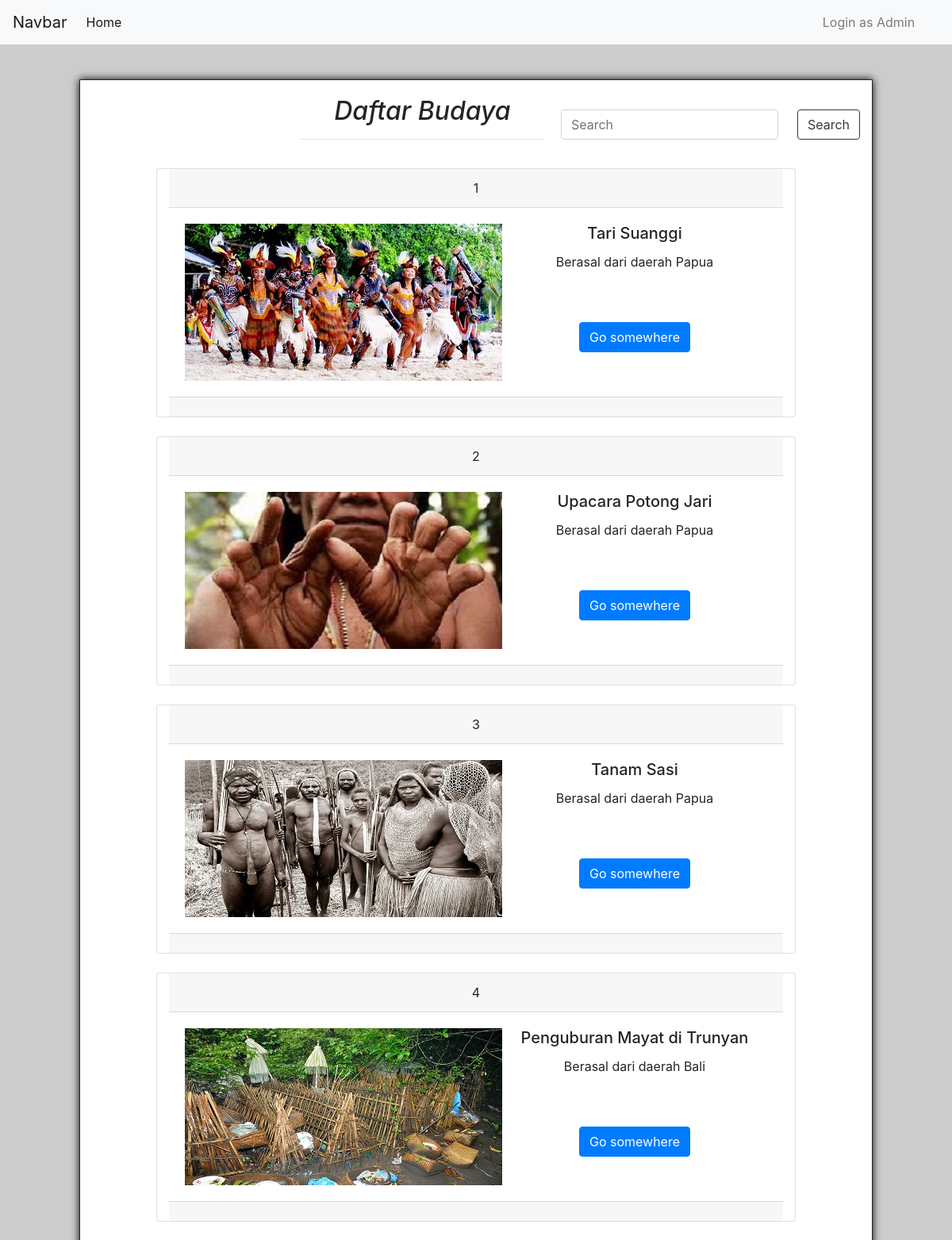
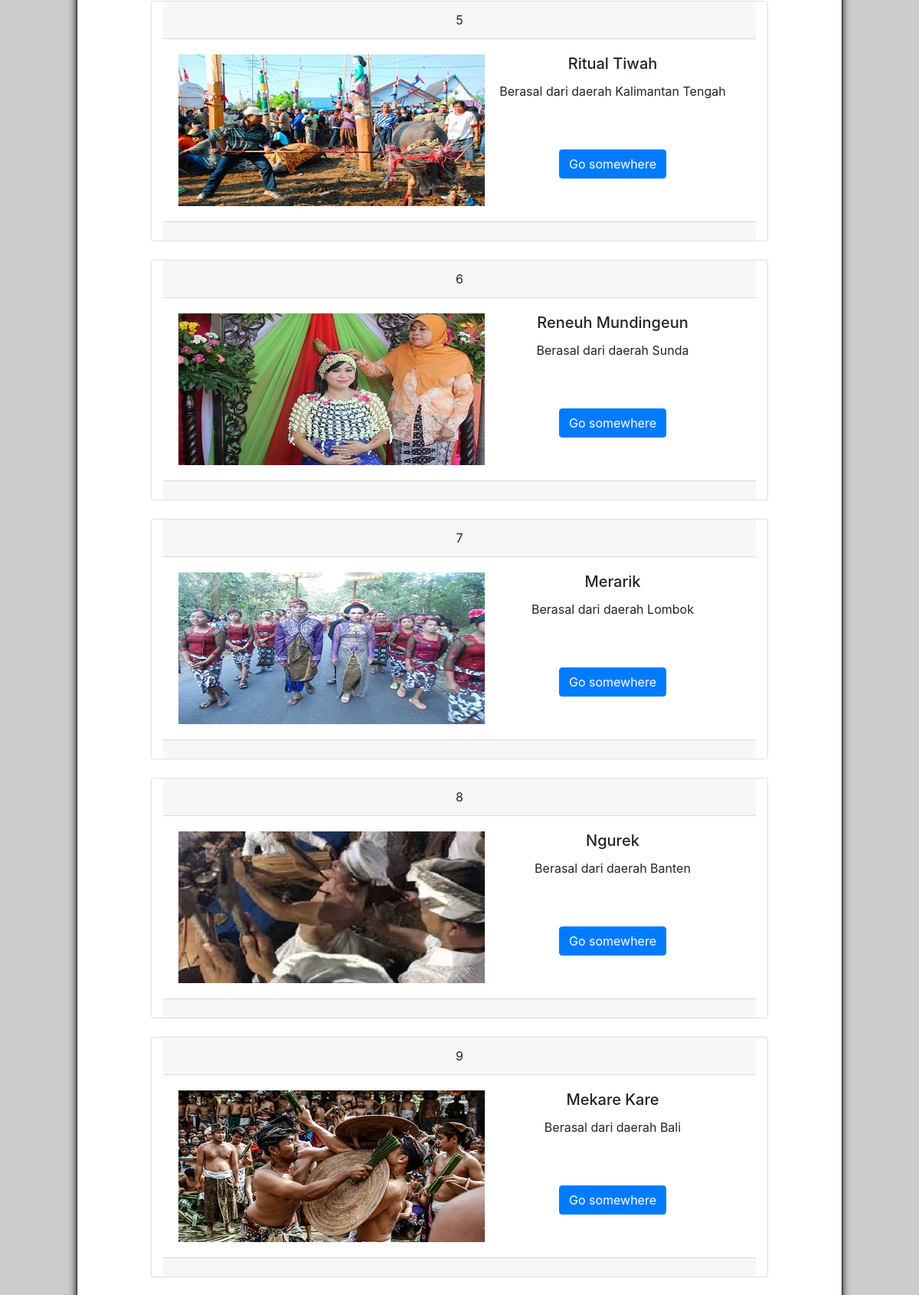
The page / (upper part) on the database its author committed (2 pictures, top to bottom).
### tables this page shows
CREATE TABLE `budaya_indonesia` (
  `Id` int(11) NOT NULL,
  `Nama` varchar(32) NOT NULL,
  `Berasal` varchar(32) NOT NULL,
  `Tujuan` varchar(32) NOT NULL,
  `Deskripsi` varchar(1024) NOT NULL,
  `Gambar` varchar(32) NOT NULL
);

### helper/functions.php (called while the page is built, shortened)
<?php
function koneksi()
{
	$scann = mysqli_connect("localhost","root","") or die("koneksi Ke DB gagal!");
    mysqli_select_db($scann,"pw_173040121") or die("Database Salah");
return $scann;
}
function query($sql)
{
	$scann = koneksi();
	$results = mysqli_query($scann,"$sql");
	$rows = [];
	while ($row = mysqli_fetch_assoc($results)) {
		$rows[]= $row;
	};
	return $rows;
}
 ?>

### index.php (the view, shortened to what this page needs)
<?php
    require 'helper/functions.php';
    $budaya_indonesia = query("SELECT * FROM budaya_indonesia");
    if(isset($_GET["cari"])){
	$keyword = $_GET["keyword"];
	$query="SELECT * FROM budaya_indonesia WHERE Nama LIKE '%$keyword%'
	OR Berasal LIKE'%$keyword%'
  OR Tujuan LIKE '%$keyword%'
  OR Deskripsi LIKE '%$keyword%'";
	$budaya_indonesia = query($query);
}else {
	$query="SELECT * FROM budaya_indonesia";
	$budaya_indonesia = query($query);
}
   ?>
<!DOCTYPE html>
<html>
<head>
	<link rel="stylesheet" type="text/css" href="assets/css/bootstrap.min.css">
</head>
<body>
<nav class="navbar navbar-expand-lg navbar-light bg-light fixed-top" >
  <a class="navbar-brand" href="#">Navbar</a>
  <div class="collapse navbar-collapse" id="navbarSupportedContent">
    <ul class="navbar-nav mr-auto">
      <li class="nav-item active">
        <a class="nav-link" href="index.php">Home <span class="sr-only">(current)</span></a>
      </li>
      <li class="nav-item">
        <a class="nav-link" href="#"></a>
      </li>
      <li class="nav-item">
        <a class="nav-link disabled" href="#"></a>
      </li>
    </ul>
    <ul class="navbar-nav mr-auto offset-lg-9" style="float: right;">
    	<li class="nav-item">
    		<a href="admin/login.php" class="nav-link">Login as Admin</a>
    	</li>
    </ul>
  </div>
</nav>
<div class="container">
</div>
<section class="col-md-10 offset-md-1">
<div>
	<form class="form-inline my-2 my-lg-0 offset-md-3" action="" method="get">
	  <div class="card-body">
			<h2 class="card-title text-center">Daftar Budaya</h2><hr>
	  </div>
      <input class="form-control mr-sm-4" type="search" placeholder="Search" aria-label="Search" name="keyword" id="s">
     <button class="btn btn-outline-dark my-2 my-sm-0" type="submit" name="cari">Search</button>
</div>
<div id="section2">
<?php if (empty($budaya_indonesia)):?>
	<tr>
	<td colspan="12"><h1 class="text-center">Data tidak ditemukan.</h1></td>
	</tr>
<?php else: ?>
    <?php foreach ($budaya_indonesia as $key):?>
<div class="card text-center col-md-10 offset-md-1" id="search">
  <div class="card-header">
    <?php echo $key["Id"]; ?>
  </div>
  <div class="card-body">
    <a href="#"><img style="width:400px;height:198px;"src="assets/img/<?php echo $key['Gambar']; ?>"></a>
    <h5 class="card-title"><?php echo $key["Nama"]; ?></h5>
    <p class="card-text">Berasal dari daerah <?php echo $key['Berasal']; ?></p>
    <br><br>
    <a href="php/profil.php?Id=<?php echo $key['Id']; ?>" class="btn btn-primary">Go somewhere</a>
  </div>
  <div class="card-footer text-muted">
  </div>
</div>
<br>
<?php endforeach; ?>
<?php endif; ?>
</div>
</section>
</body>
</html>

### index.php (style rules this page uses)
.container { margin-top: 40px; margin-bottom: 40px; height: 20px; }
body { background-color: rgba(192,192,192,0.8); }
section { border: 1px solid black; width: 1250px; height: auto; background-color: white; border: 1px solid white; border:1px solid ; box-shadow: 0 0 10px black; margin-bottom: 30px; }
h2 { font-style: italic; }
img { float: left; }
p,h5 { color: w }

### rows shown on the page
budaya_indonesia: Id "1", Gambar (picture), Nama "Tari Suanggi", Berasal "Papua"
budaya_indonesia: Id "2", Gambar (picture), Nama "Upacara Potong Jari", Berasal "Papua"
budaya_indonesia: Id "3", Gambar (picture), Nama "Tanam Sasi", Berasal "Papua"
budaya_indonesia: Id "4", Gambar (picture), Nama "Penguburan Mayat di Trunyan", Berasal "Bali"
budaya_indonesia: Id "5", Gambar (picture), Nama "Ritual Tiwah", Berasal "Kalimantan Tengah"
budaya_indonesia: Id "6", Gambar (picture), Nama "Reneuh Mundingeun", Berasal "Sunda"
budaya_indonesia: Id "7", Gambar (picture), Nama "Merarik", Berasal "Lombok"
budaya_indonesia: Id "8", Gambar (picture), Nama "Ngurek", Berasal "Banten"
budaya_indonesia: Id "9", Gambar (picture), Nama "Mekare Kare", Berasal "Bali"
